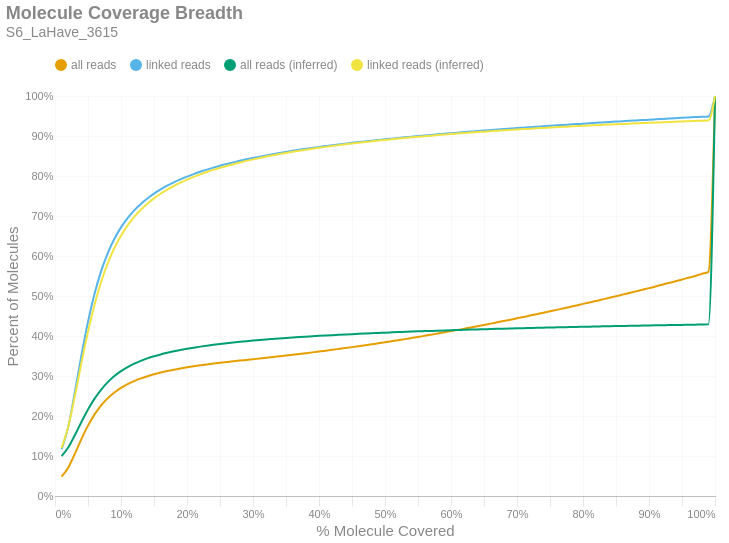

Notebook code cell kept with this figure:
### Markdown cell above
### Molecule Read Coverage
This chart shows molecule coverage breadth as computed by the number of bases aligned to that molecule. In other words, "*how much of each unique long molecule is actually sequenced/aligned?*" Keep in mind there is a distinction between sequences and alignments, since some sequences belonging to a particular molecule may not align well and wouldn't appear in the alignment data. This chart also shows molecule coverage breadth as computed by the *inferred fragment* from which the aligned sequences originate. Unlike read coverage, this calculation takes into account the total insert size, including unsequenced gaps between the forward and reverse reads. Like the previous figures, these are cumulative percents.

### Code cell
if SKIPLR:
    print_html(f"Skipped")
else:
    binned_df = consolidated_hist(valids['coverage_bp'], mask, 0.01, True)
    binned_df_inf = consolidated_hist(valids['coverage_inserts'], mask, 0.01, True)
    binned_df = binned_df.with_columns(pl.lit(binned_df_inf['all reads (cumsum)']).alias('all reads (inferred)'))
    binned_df = binned_df.with_columns(pl.lit(binned_df_inf['linked reads (cumsum)']).alias('linked reads (inferred)'))
    binned_df = binned_df.with_columns(
        (pl.col('bin').cast(pl.Float64) + 0.01).alias('right_edge')
    )

    with SafeRender(binned_df):
        (
            density_plot(binned_df, 'Molecule Coverage Breadth', samplename, 'molcov', ['all reads (inferred)','linked reads (inferred)'])
            .encode(
                #x=alt.X('bin:Q', title="% Molecule Covered").axis(format = '%').scale(padding=0),
                x=alt.X('right_edge:Q', title="% Molecule Covered").axis(format='%').scale(padding=0),
                y=alt.Y('value:Q', title='Percent of Molecules')
                    .axis(format='%')
                    .stack(False)
                    .scale(domainMin=0, padding=0),
                color=alt.Color("key:N").scale(domain = ["all reads", "linked reads", "all reads (inferred)", "linked reads (inferred)"]),
                tooltip = [
                    alt.Tooltip("key:N", title = "Data Type"),
                    alt.Tooltip("range_label:N", title="% Molecule Covered"),
                    alt.Tooltip("value:Q", format = ".2%", title="% Molecules")
                ]
            )
        ).display()

### Figure 1 — Vega-Lite specification as saved in the notebook (floating-point values rounded to 4 significant figures)
{"width": "container", "height": 400, "config": {"title": {"anchor": "start", "dy": -15, "fontSize": 18, "color": "#888888", "subtitleColor": "#888888", "subtitleFontSize": 14}, "arc": {"fill": "#0072B2"}, "axis": {"domainColor": "#888888", "domainWidth": 0.5, "gridWidth": 0.2, "grid": false, "titleFontWeight": 400, "titleFontSize": 15, "labelFontSize": 11, "labelColor": "#888888", "tickColor": "#888888", "tickWidth": 0.2, "titleColor": "#888888"}, "axisBand": {"grid": false}, "axisX": {"grid": true, "tickSize": 10, "domainCap": "round"}, "axisY": {"domain": false, "grid": true, "tickSize": 0, "domainCap": "round"}, "background": "transparent", "header": {"labelFontSize": 15, "labelColor": "#888888", "titleFontSize": 15, "titleFontWeight": 600, "titleColor": "#888888"}, "legend": {"labelFont": "sans-serif", "labelFontSize": 12, "labelColor": "#888888", "symbolSize": 100, "symbolType": "circle", "titleFontSize": 12, "titlePadding": 10, "titleColor": "#888888", "title": null, "orient": "top"}, "range": {"category": ["#E69F00", "#56B4E9", "#009E73", "#F0E442", "#0072B2", "#D55E00", "#CC79A7", "#000000"], "diverging": ["#cfe8f3", "#a2d4ec", "#73bfe2", "#46abdb", "#1696d2", "#12719e"]}, "area": {"fill": "#0072B2", "fillOpacity": 0.7, "line": true, "strokeOpacity": 0.7}, "line": {"color": "#0072B2", "stroke": "#0072B2", "strokeWidth": 2}, "trail": {"color": "#0072B2", "stroke": "#0072B2", "strokeWidth": 0, "size": 1}, "point": {"filled": true, "fillOpacity": 1.0, "size": 95}, "text": {"color": "#888888", "fontSize": 11, "align": "right", "fontWeight": 400, "size": 11}, "bar": {"fill": "#0072B2", "stroke": null}, "view": {"stroke": null, "continuousWidth": 660, "continuousHeight": 400}}, "data": {"name": "data-b34d350bcebd3ccb92271cad15bd5363"}, "mark": {"type": "line", "interpolate": "monotone", "point": {"opacity": 0, "size": 275}}, "encoding": {"color": {"field": "key", "scale": {"domain": ["all reads", "linked reads", "all reads (inferred)", "linked reads (inferred)"]}, "type": "nominal"}, "tooltip": [{"field": "key", "title": "Data Type", "type": "nominal"}, {"field": "range_label", "title": "% Molecule Covered", "type": "nominal"}, {"field": "value", "format": ".2%", "title": "% Molecules", "type": "quantitative"}], "x": {"axis": {"format": "%"}, "field": "right_edge", "scale": {"padding": 0}, "title": "% Molecule Covered", "type": "quantitative"}, "y": {"axis": {"format": "%"}, "field": "value", "scale": {"domainMin": 0, "padding": 0}, "stack": false, "title": "Percent of Molecules", "type": "quantitative"}}, "params": [{"name": "param_c36ac31b6afebe62", "select": {"type": "point", "fields": ["key"]}, "bind": "legend"}], "title": {"text": "Molecule Coverage Breadth", "subtitle": "S6_LaHave_3615"}, "transform": [{"fold": ["all reads (cumsum)", "linked reads (cumsum)", "all reads (inferred)", "linked reads (inferred)"]}, {"calculate": "replace(datum.key, ' (cumsum)', '')", "as": "key"}, {"filter": {"param": "param_c36ac31b6afebe62"}}], "usermeta": {"embedOptions": {"downloadFileName": "S6_LaHave_3615.molcov"}}, "$schema": "https://vega.github.io/schema/vega-lite/v6.1.0.json", "datasets": {"data-b34d350bcebd3ccb92271cad15bd5363": [{"bin": "0.0", "interval": "0.0-0.01", "all reads": 0.04824, "linked reads": 0.1171, "all reads (cumsum)": 0.04824, "linked reads (cumsum)": 0.1171, "range_label": "0.0-0.01", "all reads (inferred)": 0.09969, "linked reads (inferred)": 0.12, "right_edge": 0.01}, {"bin": "0.01", "interval": "0.01-0.02", "all reads": 0.0225, "linked reads": 0.05547, "all reads (cumsum)": 0.07074, "linked reads (cumsum)": 0.1725, "range_label": "0.01-0.02", "all reads (inferred)": 0.1212, "linked reads (inferred)": 0.1729, "right_edge": 0.02}, {"bin": "0.02", "interval": "0.02-0.03", "all reads": 0.03452, "linked reads": 0.08602, "all reads (cumsum)": 0.1053, "linked reads (cumsum)": 0.2585, "range_label": "0.02-0.03", "all reads (inferred)": 0.1517, "linked reads (inferred)": 0.2491, "right_edge": 0.03}, {"bin": "0.03", "interval": "0.03-0.04", "all reads": 0.03708, "linked reads": 0.09271, "all reads (cumsum)": 0.1423, "linked reads (cumsum)": 0.3512, "range_label": "0.03-0.04", "all reads (inferred)": 0.185, "linked reads (inferred)": 0.3324, "right_edge": 0.04}, {"bin": "0.04", "interval": "0.04-0.05", "all reads": 0.03366, "linked reads": 0.08433, "all reads (cumsum)": 0.176, "linked reads (cumsum)": 0.4356, "range_label": "0.04-0.05", "all reads (inferred)": 0.2163, "linked reads (inferred)": 0.4108, "right_edge": 0.05}, {"bin": "0.05", "interval": "0.05-0.06", "all reads": 0.02815, "linked reads": 0.07048, "all reads (cumsum)": 0.2042, "linked reads (cumsum)": 0.5061, "range_label": "0.05-0.06", "all reads (inferred)": 0.2434, "linked reads (inferred)": 0.4789, "right_edge": 0.06}, {"bin": "0.06", "interval": "0.06-0.07", "all reads": 0.02263, "linked reads": 0.05664, "all reads (cumsum)": 0.2268, "linked reads (cumsum)": 0.5627, "range_label": "0.06-0.07", "all reads (inferred)": 0.2661, "linked reads (inferred)": 0.5357, "right_edge": 0.07}, {"bin": "0.07", "interval": "0.07-0.08", "all reads": 0.01788, "linked reads": 0.04474, "all reads (cumsum)": 0.2447, "linked reads (cumsum)": 0.6074, "range_label": "0.07-0.08", "all reads (inferred)": 0.2847, "linked reads (inferred)": 0.5823, "right_edge": 0.08}, {"bin": "0.08", "interval": "0.08-0.09", "all reads": 0.01423, "linked reads": 0.03557, "all reads (cumsum)": 0.2589, "linked reads (cumsum)": 0.643, "range_label": "0.08-0.09", "all reads (inferred)": 0.2998, "linked reads (inferred)": 0.6201, "right_edge": 0.09}, {"bin": "0.09", "interval": "0.09-0.1", "all reads": 0.01142, "linked reads": 0.02848, "all reads (cumsum)": 0.2703, "linked reads (cumsum)": 0.6715, "range_label": "0.09-0.1", "all reads (inferred)": 0.312, "linked reads (inferred)": 0.6509, "right_edge": 0.1}, {"bin": "0.1", "interval": "0.1-0.11", "all reads": 0.009321, "linked reads": 0.02323, "all reads (cumsum)": 0.2796, "linked reads (cumsum)": 0.6947, "range_label": "0.1-0.11", "all reads (inferred)": 0.3222, "linked reads (inferred)": 0.6764, "right_edge": 0.11}, {"bin": "0.11", "interval": "0.11-0.12", "all reads": 0.007726, "linked reads": 0.01923, "all reads (cumsum)": 0.2874, "linked reads (cumsum)": 0.714, "range_label": "0.11-0.12", "all reads (inferred)": 0.3307, "linked reads (inferred)": 0.6977, "right_edge": 0.12}, {"bin": "0.12", "interval": "0.12-0.13", "all reads": 0.006551, "linked reads": 0.01628, "all reads (cumsum)": 0.2939, "linked reads (cumsum)": 0.7302, "range_label": "0.12-0.13", "all reads (inferred)": 0.3379, "linked reads (inferred)": 0.7156, "right_edge": 0.13}, {"bin": "0.13", "interval": "0.13-0.14", "all reads": 0.005531, "linked reads": 0.01371, "all reads (cumsum)": 0.2995, "linked reads (cumsum)": 0.7439, "range_label": "0.13-0.14", "all reads (inferred)": 0.344, "linked reads (inferred)": 0.7308, "right_edge": 0.14}, {"bin": "0.14", "interval": "0.14-0.15", "all reads": 0.004827, "linked reads": 0.01194, "all reads (cumsum)": 0.3043, "linked reads (cumsum)": 0.7559, "range_label": "0.14-0.15", "all reads (inferred)": 0.3493, "linked reads (inferred)": 0.744, "right_edge": 0.15}, {"bin": "0.15", "interval": "0.15-0.16", "all reads": 0.004253, "linked reads": 0.01048, "all reads (cumsum)": 0.3085, "linked reads (cumsum)": 0.7664, "range_label": "0.15-0.16", "all reads (inferred)": 0.3539, "linked reads (inferred)": 0.7555, "right_edge": 0.16}, {"bin": "0.16", "interval": "0.16-0.17", "all reads": 0.003815, "linked reads": 0.009369, "all reads (cumsum)": 0.3124, "linked reads (cumsum)": 0.7757, "range_label": "0.16-0.17", "all reads (inferred)": 0.358, "linked reads (inferred)": 0.7657, "right_edge": 0.17}, {"bin": "0.17", "interval": "0.17-0.18", "all reads": 0.003397, "linked reads": 0.008314, "all reads (cumsum)": 0.3157, "linked reads (cumsum)": 0.784, "range_label": "0.17-0.18", "all reads (inferred)": 0.3617, "linked reads (inferred)": 0.775, "right_edge": 0.18}, {"bin": "0.18", "interval": "0.18-0.19", "all reads": 0.003067, "linked reads": 0.007503, "all reads (cumsum)": 0.3188, "linked reads (cumsum)": 0.7915, "range_label": "0.18-0.19", "all reads (inferred)": 0.3651, "linked reads (inferred)": 0.7833, "right_edge": 0.19}, {"bin": "0.19", "interval": "0.19-0.2", "all reads": 0.002835, "linked reads": 0.006888, "all reads (cumsum)": 0.3217, "linked reads (cumsum)": 0.7984, "range_label": "0.19-0.2", "all reads (inferred)": 0.3681, "linked reads (inferred)": 0.7909, "right_edge": 0.2}, {"bin": "0.2", "interval": "0.2-0.21", "all reads": 0.002592, "linked reads": 0.006247, "all reads (cumsum)": 0.3242, "linked reads (cumsum)": 0.8047, "range_label": "0.2-0.21", "all reads (inferred)": 0.3709, "linked reads (inferred)": 0.7977, "right_edge": 0.21}, {"bin": "0.21", "interval": "0.21-0.22", "all reads": 0.00245, "linked reads": 0.005858, "all reads (cumsum)": 0.3267, "linked reads (cumsum)": 0.8105, "range_label": "0.21-0.22", "all reads (inferred)": 0.3734, "linked reads (inferred)": 0.804, "right_edge": 0.22}, {"bin": "0.22", "interval": "0.22-0.23", "all reads": 0.002278, "linked reads": 0.005416, "all reads (cumsum)": 0.329, "linked reads (cumsum)": 0.816, "range_label": "0.22-0.23", "all reads (inferred)": 0.3758, "linked reads (inferred)": 0.8099, "right_edge": 0.23}, {"bin": "0.23", "interval": "0.23-0.24", "all reads": 0.002146, "linked reads": 0.005045, "all reads (cumsum)": 0.3311, "linked reads (cumsum)": 0.821, "range_label": "0.23-0.24", "all reads (inferred)": 0.378, "linked reads (inferred)": 0.8154, "right_edge": 0.24}, {"bin": "0.24", "interval": "0.24-0.25", "all reads": 0.001991, "linked reads": 0.004655, "all reads (cumsum)": 0.3331, "linked reads (cumsum)": 0.8257, "range_label": "0.24-0.25", "all reads (inferred)": 0.3801, "linked reads (inferred)": 0.8205, "right_edge": 0.25}, {"bin": "0.25", "interval": "0.25-0.26", "all reads": 0.001846, "linked reads": 0.004275, "all reads (cumsum)": 0.335, "linked reads (cumsum)": 0.8299, "range_label": "0.25-0.26", "all reads (inferred)": 0.382, "linked reads (inferred)": 0.8252, "right_edge": 0.26}, {"bin": "0.26", "interval": "0.26-0.27", "all reads": 0.001826, "linked reads": 0.004155, "all reads (cumsum)": 0.3368, "linked reads (cumsum)": 0.8341, "range_label": "0.26-0.27", "all reads (inferred)": 0.3837, "linked reads (inferred)": 0.8295, "right_edge": 0.27}, {"bin": "0.27", "interval": "0.27-0.28", "all reads": 0.001766, "linked reads": 0.003893, "all reads (cumsum)": 0.3385, "linked reads (cumsum)": 0.838, "range_label": "0.27-0.28", "all reads (inferred)": 0.3854, "linked reads (inferred)": 0.8337, "right_edge": 0.28}, {"bin": "0.28", "interval": "0.28-0.29", "all reads": 0.001733, "linked reads": 0.003649, "all reads (cumsum)": 0.3403, "linked reads (cumsum)": 0.8416, "range_label": "0.28-0.29", "all reads (inferred)": 0.387, "linked reads (inferred)": 0.8378, "right_edge": 0.29}, {"bin": "0.29", "interval": "0.29-0.3", "all reads": 0.00174, "linked reads": 0.003464, "all reads (cumsum)": 0.342, "linked reads (cumsum)": 0.8451, "range_label": "0.29-0.3", "all reads (inferred)": 0.3886, "linked reads (inferred)": 0.8416, "right_edge": 0.3}, {"bin": "0.3", "interval": "0.3-0.31", "all reads": 0.001755, "linked reads": 0.003287, "all reads (cumsum)": 0.3438, "linked reads (cumsum)": 0.8484, "range_label": "0.3-0.31", "all reads (inferred)": 0.39, "linked reads (inferred)": 0.8452, "right_edge": 0.31}, {"bin": "0.31", "interval": "0.31-0.32", "all reads": 0.001793, "linked reads": 0.003179, "all reads (cumsum)": 0.3456, "linked reads (cumsum)": 0.8516, "range_label": "0.31-0.32", "all reads (inferred)": 0.3914, "linked reads (inferred)": 0.8485, "right_edge": 0.32}, {"bin": "0.32", "interval": "0.32-0.33", "all reads": 0.001825, "linked reads": 0.003017, "all reads (cumsum)": 0.3474, "linked reads (cumsum)": 0.8546, "range_label": "0.32-0.33", "all reads (inferred)": 0.3926, "linked reads (inferred)": 0.8516, "right_edge": 0.33}, {"bin": "0.33", "interval": "0.33-0.34", "all reads": 0.001845, "linked reads": 0.002885, "all reads (cumsum)": 0.3492, "linked reads (cumsum)": 0.8575, "range_label": "0.33-0.34", "all reads (inferred)": 0.3939, "linked reads (inferred)": 0.8547, "right_edge": 0.34}, {"bin": "0.34", "interval": "0.34-0.35", "all reads": 0.001867, "linked reads": 0.002729, "all reads (cumsum)": 0.3511, "linked reads (cumsum)": 0.8602, "range_label": "0.34-0.35", "all reads (inferred)": 0.3951, "linked reads (inferred)": 0.8576, "right_edge": 0.35}, {"bin": "0.35", "interval": "0.35-0.36", "all reads": 0.001936, "linked reads": 0.002655, "all reads (cumsum)": 0.353, "linked reads (cumsum)": 0.8628, "range_label": "0.35-0.36", "all reads (inferred)": 0.3962, "linked reads (inferred)": 0.8604, "right_edge": 0.36}, {"bin": "0.36", "interval": "0.36-0.37", "all reads": 0.00198, "linked reads": 0.002568, "all reads (cumsum)": 0.355, "linked reads (cumsum)": 0.8654, "range_label": "0.36-0.37", "all reads (inferred)": 0.3973, "linked reads (inferred)": 0.8631, "right_edge": 0.37}, {"bin": "0.37", "interval": "0.37-0.38", "all reads": 0.002029, "linked reads": 0.002493, "all reads (cumsum)": 0.357, "linked reads (cumsum)": 0.8679, "range_label": "0.37-0.38", "all reads (inferred)": 0.3984, "linked reads (inferred)": 0.8657, "right_edge": 0.38}, {"bin": "0.38", "interval": "0.38-0.39", "all reads": 0.00203, "linked reads": 0.002393, "all reads (cumsum)": 0.3591, "linked reads (cumsum)": 0.8703, "range_label": "0.38-0.39", "all reads (inferred)": 0.3994, "linked reads (inferred)": 0.8682, "right_edge": 0.39}, {"bin": "0.39", "interval": "0.39-0.4", "all reads": 0.002094, "linked reads": 0.002288, "all reads (cumsum)": 0.3612, "linked reads (cumsum)": 0.8726, "range_label": "0.39-0.4", "all reads (inferred)": 0.4003, "linked reads (inferred)": 0.8705, "right_edge": 0.4}, {"bin": "0.4", "interval": "0.4-0.41", "all reads": 0.0021, "linked reads": 0.002136, "all reads (cumsum)": 0.3633, "linked reads (cumsum)": 0.8747, "range_label": "0.4-0.41", "all reads (inferred)": 0.4013, "linked reads (inferred)": 0.8728, "right_edge": 0.41}, {"bin": "0.41", "interval": "0.41-0.42", "all reads": 0.002148, "linked reads": 0.002118, "all reads (cumsum)": 0.3654, "linked reads (cumsum)": 0.8768, "range_label": "0.41-0.42", "all reads (inferred)": 0.4022, "linked reads (inferred)": 0.875, "right_edge": 0.42}, {"bin": "0.42", "interval": "0.42-0.43", "all reads": 0.002212, "linked reads": 0.002055, "all reads (cumsum)": 0.3676, "linked reads (cumsum)": 0.8789, "range_label": "0.42-0.43", "all reads (inferred)": 0.403, "linked reads (inferred)": 0.8772, "right_edge": 0.43}, {"bin": "0.43", "interval": "0.43-0.44", "all reads": 0.002234, "linked reads": 0.002018, "all reads (cumsum)": 0.3699, "linked reads (cumsum)": 0.8809, "range_label": "0.43-0.44", "all reads (inferred)": 0.4039, "linked reads (inferred)": 0.8792, "right_edge": 0.44}, {"bin": "0.44", "interval": "0.44-0.45", "all reads": 0.002299, "linked reads": 0.001955, "all reads (cumsum)": 0.3722, "linked reads (cumsum)": 0.8829, "range_label": "0.44-0.45", "all reads (inferred)": 0.4047, "linked reads (inferred)": 0.8812, "right_edge": 0.45}, {"bin": "0.45", "interval": "0.45-0.46", "all reads": 0.002343, "linked reads": 0.001878, "all reads (cumsum)": 0.3745, "linked reads (cumsum)": 0.8847, "range_label": "0.45-0.46", "all reads (inferred)": 0.4055, "linked reads (inferred)": 0.8831, "right_edge": 0.46}, {"bin": "0.46", "interval": "0.46-0.47", "all reads": 0.002376, "linked reads": 0.001821, "all reads (cumsum)": 0.3769, "linked reads (cumsum)": 0.8866, "range_label": "0.46-0.47", "all reads (inferred)": 0.4062, "linked reads (inferred)": 0.885, "right_edge": 0.47}, {"bin": "0.47", "interval": "0.47-0.48", "all reads": 0.002442, "linked reads": 0.001787, "all reads (cumsum)": 0.3793, "linked reads (cumsum)": 0.8884, "range_label": "0.47-0.48", "all reads (inferred)": 0.4069, "linked reads (inferred)": 0.8867, "right_edge": 0.48}, {"bin": "0.48", "interval": "0.48-0.49", "all reads": 0.002406, "linked reads": 0.001713, "all reads (cumsum)": 0.3817, "linked reads (cumsum)": 0.8901, "range_label": "0.48-0.49", "all reads (inferred)": 0.4077, "linked reads (inferred)": 0.8885, "right_edge": 0.49}, {"bin": "0.49", "interval": "0.49-0.5", "all reads": 0.002696, "linked reads": 0.001751, "all reads (cumsum)": 0.3844, "linked reads (cumsum)": 0.8918, "range_label": "0.49-0.5", "all reads (inferred)": 0.4084, "linked reads (inferred)": 0.8903, "right_edge": 0.5}, {"bin": "0.5", "interval": "0.5-0.51", "all reads": 0.002418, "linked reads": 0.001623, "all reads (cumsum)": 0.3868, "linked reads (cumsum)": 0.8934, "range_label": "0.5-0.51", "all reads (inferred)": 0.4091, "linked reads (inferred)": 0.8919, "right_edge": 0.51}, {"bin": "0.51", "interval": "0.51-0.52", "all reads": 0.002692, "linked reads": 0.001619, "all reads (cumsum)": 0.3895, "linked reads (cumsum)": 0.8951, "range_label": "0.51-0.52", "all reads (inferred)": 0.4097, "linked reads (inferred)": 0.8935, "right_edge": 0.52}, {"bin": "0.52", "interval": "0.52-0.53", "all reads": 0.002645, "linked reads": 0.001589, "all reads (cumsum)": 0.3922, "linked reads (cumsum)": 0.8966, "range_label": "0.52-0.53", "all reads (inferred)": 0.4104, "linked reads (inferred)": 0.895, "right_edge": 0.53}, {"bin": "0.53", "interval": "0.53-0.54", "all reads": 0.002743, "linked reads": 0.001576, "all reads (cumsum)": 0.3949, "linked reads (cumsum)": 0.8982, "range_label": "0.53-0.54", "all reads (inferred)": 0.411, "linked reads (inferred)": 0.8966, "right_edge": 0.54}, {"bin": "0.54", "interval": "0.54-0.55", "all reads": 0.002722, "linked reads": 0.001521, "all reads (cumsum)": 0.3976, "linked reads (cumsum)": 0.8997, "range_label": "0.54-0.55", "all reads (inferred)": 0.4116, "linked reads (inferred)": 0.8981, "right_edge": 0.55}, {"bin": "0.55", "interval": "0.55-0.56", "all reads": 0.00281, "linked reads": 0.00147, "all reads (cumsum)": 0.4005, "linked reads (cumsum)": 0.9012, "range_label": "0.55-0.56", "all reads (inferred)": 0.4122, "linked reads (inferred)": 0.8995, "right_edge": 0.56}, {"bin": "0.56", "interval": "0.56-0.57", "all reads": 0.002852, "linked reads": 0.001456, "all reads (cumsum)": 0.4033, "linked reads (cumsum)": 0.9027, "range_label": "0.56-0.57", "all reads (inferred)": 0.4128, "linked reads (inferred)": 0.9009, "right_edge": 0.57}, {"bin": "0.57", "interval": "0.57-0.58", "all reads": 0.002867, "linked reads": 0.00147, "all reads (cumsum)": 0.4062, "linked reads (cumsum)": 0.9041, "range_label": "0.57-0.58", "all reads (inferred)": 0.4133, "linked reads (inferred)": 0.9022, "right_edge": 0.58}, {"bin": "0.58", "interval": "0.58-0.59", "all reads": 0.002968, "linked reads": 0.001444, "all reads (cumsum)": 0.4091, "linked reads (cumsum)": 0.9056, "range_label": "0.58-0.59", "all reads (inferred)": 0.4139, "linked reads (inferred)": 0.9036, "right_edge": 0.59}, {"bin": "0.59", "interval": "0.59-0.6", "all reads": 0.003037, "linked reads": 0.001433, "all reads (cumsum)": 0.4122, "linked reads (cumsum)": 0.907, "range_label": "0.59-0.6", "all reads (inferred)": 0.4144, "linked reads (inferred)": 0.9049, "right_edge": 0.6}, {"bin": "0.6", "interval": "0.6-0.61", "all reads": 0.002944, "linked reads": 0.001326, "all reads (cumsum)": 0.4151, "linked reads (cumsum)": 0.9083, "range_label": "0.6-0.61", "all reads (inferred)": 0.415, "linked reads (inferred)": 0.9061, "right_edge": 0.61}, {"bin": "0.61", "interval": "0.61-0.62", "all reads": 0.003087, "linked reads": 0.001358, "all reads (cumsum)": 0.4182, "linked reads (cumsum)": 0.9097, "range_label": "0.61-0.62", "all reads (inferred)": 0.4155, "linked reads (inferred)": 0.9074, "right_edge": 0.62}, {"bin": "0.62", "interval": "0.62-0.63", "all reads": 0.003092, "linked reads": 0.001346, "all reads (cumsum)": 0.4213, "linked reads (cumsum)": 0.911, "range_label": "0.62-0.63", "all reads (inferred)": 0.416, "linked reads (inferred)": 0.9086, "right_edge": 0.63}, {"bin": "0.63", "interval": "0.63-0.64", "all reads": 0.00317, "linked reads": 0.001348, "all reads (cumsum)": 0.4245, "linked reads (cumsum)": 0.9124, "range_label": "0.63-0.64", "all reads (inferred)": 0.4165, "linked reads (inferred)": 0.9098, "right_edge": 0.64}, {"bin": "0.64", "interval": "0.64-0.65", "all reads": 0.003147, "linked reads": 0.001297, "all reads (cumsum)": 0.4276, "linked reads (cumsum)": 0.9137, "range_label": "0.64-0.65", "all reads (inferred)": 0.4169, "linked reads (inferred)": 0.9109, "right_edge": 0.65}, {"bin": "0.65", "interval": "0.65-0.66", "all reads": 0.003336, "linked reads": 0.001254, "all reads (cumsum)": 0.431, "linked reads (cumsum)": 0.9149, "range_label": "0.65-0.66", "all reads (inferred)": 0.4174, "linked reads (inferred)": 0.9121, "right_edge": 0.66}, {"bin": "0.66", "interval": "0.66-0.67", "all reads": 0.00323, "linked reads": 0.001244, "all reads (cumsum)": 0.4342, "linked reads (cumsum)": 0.9162, "range_label": "0.66-0.67", "all reads (inferred)": 0.4179, "linked reads (inferred)": 0.9132, "right_edge": 0.67}, {"bin": "0.67", "interval": "0.67-0.68", "all reads": 0.003307, "linked reads": 0.001225, "all reads (cumsum)": 0.4375, "linked reads (cumsum)": 0.9174, "range_label": "0.67-0.68", "all reads (inferred)": 0.4183, "linked reads (inferred)": 0.9143, "right_edge": 0.68}, {"bin": "0.68", "interval": "0.68-0.69", "all reads": 0.003269, "linked reads": 0.001191, "all reads (cumsum)": 0.4408, "linked reads (cumsum)": 0.9186, "range_label": "0.68-0.69", "all reads (inferred)": 0.4188, "linked reads (inferred)": 0.9153, "right_edge": 0.69}, {"bin": "0.69", "interval": "0.69-0.7", "all reads": 0.003445, "linked reads": 0.001189, "all reads (cumsum)": 0.4442, "linked reads (cumsum)": 0.9198, "range_label": "0.69-0.7", "all reads (inferred)": 0.4192, "linked reads (inferred)": 0.9163, "right_edge": 0.7}, {"bin": "0.7", "interval": "0.7-0.71", "all reads": 0.003382, "linked reads": 0.001142, "all reads (cumsum)": 0.4476, "linked reads (cumsum)": 0.9209, "range_label": "0.7-0.71", "all reads (inferred)": 0.4196, "linked reads (inferred)": 0.9173, "right_edge": 0.71}, {"bin": "0.71", "interval": "0.71-0.72", "all reads": 0.003418, "linked reads": 0.001177, "all reads (cumsum)": 0.451, "linked reads (cumsum)": 0.9221, "range_label": "0.71-0.72", "all reads (inferred)": 0.42, "linked reads (inferred)": 0.9184, "right_edge": 0.72}, {"bin": "0.72", "interval": "0.72-0.73", "all reads": 0.00357, "linked reads": 0.001179, "all reads (cumsum)": 0.4546, "linked reads (cumsum)": 0.9233, "range_label": "0.72-0.73", "all reads (inferred)": 0.4204, "linked reads (inferred)": 0.9193, "right_edge": 0.73}, {"bin": "0.73", "interval": "0.73-0.74", "all reads": 0.00348, "linked reads": 0.001112, "all reads (cumsum)": 0.4581, "linked reads (cumsum)": 0.9244, "range_label": "0.73-0.74", "all reads (inferred)": 0.4208, "linked reads (inferred)": 0.9202, "right_edge": 0.74}, {"bin": "0.74", "interval": "0.74-0.75", "all reads": 0.003718, "linked reads": 0.001119, "all reads (cumsum)": 0.4618, "linked reads (cumsum)": 0.9255, "range_label": "0.74-0.75", "all reads (inferred)": 0.4212, "linked reads (inferred)": 0.9212, "right_edge": 0.75}, {"bin": "0.75", "interval": "0.75-0.76", "all reads": 0.003533, "linked reads": 0.001071, "all reads (cumsum)": 0.4653, "linked reads (cumsum)": 0.9266, "range_label": "0.75-0.76", "all reads (inferred)": 0.4216, "linked reads (inferred)": 0.9221, "right_edge": 0.76}, {"bin": "0.76", "interval": "0.76-0.77", "all reads": 0.003651, "linked reads": 0.001078, "all reads (cumsum)": 0.469, "linked reads (cumsum)": 0.9277, "range_label": "0.76-0.77", "all reads (inferred)": 0.422, "linked reads (inferred)": 0.923, "right_edge": 0.77}, {"bin": "0.77", "interval": "0.77-0.78", "all reads": 0.003654, "linked reads": 0.001081, "all reads (cumsum)": 0.4726, "linked reads (cumsum)": 0.9288, "range_label": "0.77-0.78", "all reads (inferred)": 0.4224, "linked reads (inferred)": 0.9238, "right_edge": 0.78}, {"bin": "0.78", "interval": "0.78-0.79", "all reads": 0.003694, "linked reads": 0.001076, "all reads (cumsum)": 0.4763, "linked reads (cumsum)": 0.9298, "range_label": "0.78-0.79", "all reads (inferred)": 0.4227, "linked reads (inferred)": 0.9247, "right_edge": 0.79}, {"bin": "0.79", "interval": "0.79-0.8", "all reads": 0.003965, "linked reads": 0.00109, "all reads (cumsum)": 0.4803, "linked reads (cumsum)": 0.9309, "range_label": "0.79-0.8", "all reads (inferred)": 0.4231, "linked reads (inferred)": 0.9255, "right_edge": 0.8}, {"bin": "0.8", "interval": "0.8-0.81", "all reads": 0.003667, "linked reads": 0.001004, "all reads (cumsum)": 0.4839, "linked reads (cumsum)": 0.9319, "range_label": "0.8-0.81", "all reads (inferred)": 0.4234, "linked reads (inferred)": 0.9263, "right_edge": 0.81}, {"bin": "0.81", "interval": "0.81-0.82", "all reads": 0.003807, "linked reads": 0.00104, "all reads (cumsum)": 0.4877, "linked reads (cumsum)": 0.933, "range_label": "0.81-0.82", "all reads (inferred)": 0.4237, "linked reads (inferred)": 0.9271, "right_edge": 0.82}, {"bin": "0.82", "interval": "0.82-0.83", "all reads": 0.003869, "linked reads": 0.001004, "all reads (cumsum)": 0.4916, "linked reads (cumsum)": 0.934, "range_label": "0.82-0.83", "all reads (inferred)": 0.4241, "linked reads (inferred)": 0.9279, "right_edge": 0.83}, {"bin": "0.83", "interval": "0.83-0.84", "all reads": 0.00388, "linked reads": 0.001016, "all reads (cumsum)": 0.4955, "linked reads (cumsum)": 0.935, "range_label": "0.83-0.84", "all reads (inferred)": 0.4244, "linked reads (inferred)": 0.9286, "right_edge": 0.84}, {"bin": "0.84", "interval": "0.84-0.85", "all reads": 0.003889, "linked reads": 0.0009809, "all reads (cumsum)": 0.4994, "linked reads (cumsum)": 0.936, "range_label": "0.84-0.85", "all reads (inferred)": 0.4247, "linked reads (inferred)": 0.9294, "right_edge": 0.85}, {"bin": "0.85", "interval": "0.85-0.86", "all reads": 0.00402, "linked reads": 0.0009985, "all reads (cumsum)": 0.5034, "linked reads (cumsum)": 0.937, "range_label": "0.85-0.86", "all reads (inferred)": 0.425, "linked reads (inferred)": 0.9301, "right_edge": 0.86}, {"bin": "0.86", "interval": "0.86-0.87", "all reads": 0.003999, "linked reads": 0.0009875, "all reads (cumsum)": 0.5074, "linked reads (cumsum)": 0.938, "range_label": "0.86-0.87", "all reads (inferred)": 0.4254, "linked reads (inferred)": 0.9309, "right_edge": 0.87}, {"bin": "0.87", "interval": "0.87-0.88", "all reads": 0.004098, "linked reads": 0.0009659, "all reads (cumsum)": 0.5115, "linked reads (cumsum)": 0.9389, "range_label": "0.87-0.88", "all reads (inferred)": 0.4257, "linked reads (inferred)": 0.9316, "right_edge": 0.88}, {"bin": "0.88", "interval": "0.88-0.89", "all reads": 0.004078, "linked reads": 0.0009622, "all reads (cumsum)": 0.5156, "linked reads (cumsum)": 0.9399, "range_label": "0.88-0.89", "all reads (inferred)": 0.426, "linked reads (inferred)": 0.9323, "right_edge": 0.89}, {"bin": "0.89", "interval": "0.89-0.9", "all reads": 0.004175, "linked reads": 0.0009712, "all reads (cumsum)": 0.5198, "linked reads (cumsum)": 0.9409, "range_label": "0.89-0.9", "all reads (inferred)": 0.4263, "linked reads (inferred)": 0.933, "right_edge": 0.9}, {"bin": "0.9", "interval": "0.9-0.91", "all reads": 0.003997, "linked reads": 0.0009259, "all reads (cumsum)": 0.5238, "linked reads (cumsum)": 0.9418, "range_label": "0.9-0.91", "all reads (inferred)": 0.4266, "linked reads (inferred)": 0.9337, "right_edge": 0.91}, {"bin": "0.91", "interval": "0.91-0.92", "all reads": 0.004524, "linked reads": 0.0009329, "all reads (cumsum)": 0.5283, "linked reads (cumsum)": 0.9427, "range_label": "0.91-0.92", "all reads (inferred)": 0.4269, "linked reads (inferred)": 0.9343, "right_edge": 0.92}, {"bin": "0.92", "interval": "0.92-0.93", "all reads": 0.004022, "linked reads": 0.0009306, "all reads (cumsum)": 0.5323, "linked reads (cumsum)": 0.9436, "range_label": "0.92-0.93", "all reads (inferred)": 0.4272, "linked reads (inferred)": 0.935, "right_edge": 0.93}, {"bin": "0.93", "interval": "0.93-0.94", "all reads": 0.004368, "linked reads": 0.0009256, "all reads (cumsum)": 0.5367, "linked reads (cumsum)": 0.9446, "range_label": "0.93-0.94", "all reads (inferred)": 0.4275, "linked reads (inferred)": 0.9357, "right_edge": 0.94}, {"bin": "0.94", "interval": "0.94-0.95", "all reads": 0.004702, "linked reads": 0.0009126, "all reads (cumsum)": 0.5414, "linked reads (cumsum)": 0.9455, "range_label": "0.94-0.95", "all reads (inferred)": 0.4278, "linked reads (inferred)": 0.9363, "right_edge": 0.95}, {"bin": "0.95", "interval": "0.95-0.96", "all reads": 0.004055, "linked reads": 0.0008946, "all reads (cumsum)": 0.5454, "linked reads (cumsum)": 0.9464, "range_label": "0.95-0.96", "all reads (inferred)": 0.4281, "linked reads (inferred)": 0.937, "right_edge": 0.96}, {"bin": "0.96", "interval": "0.96-0.97", "all reads": 0.004731, "linked reads": 0.000898, "all reads (cumsum)": 0.5502, "linked reads (cumsum)": 0.9473, "range_label": "0.96-0.97", "all reads (inferred)": 0.4284, "linked reads (inferred)": 0.9376, "right_edge": 0.97}, {"bin": "0.97", "interval": "0.97-0.98", "all reads": 0.005216, "linked reads": 0.0008717, "all reads (cumsum)": 0.5554, "linked reads (cumsum)": 0.9481, "range_label": "0.97-0.98", "all reads (inferred)": 0.4288, "linked reads (inferred)": 0.9383, "right_edge": 0.98}, {"bin": "0.98", "interval": "0.98-0.99", "all reads": 0.004984, "linked reads": 0.0008996, "all reads (cumsum)": 0.5604, "linked reads (cumsum)": 0.949, "range_label": "0.98-0.99", "all reads (inferred)": 0.4291, "linked reads (inferred)": 0.9387, "right_edge": 0.99}, {"bin": "0.99", "interval": "0.99-1.0", "all reads": 0.4396, "linked reads": 0.05096, "all reads (cumsum)": 1.0, "linked reads (cumsum)": 1.0, "range_label": "0.99-1.0", "all reads (inferred)": 1.0, "linked reads (inferred)": 1.0, "right_edge": 1.0}]}}
